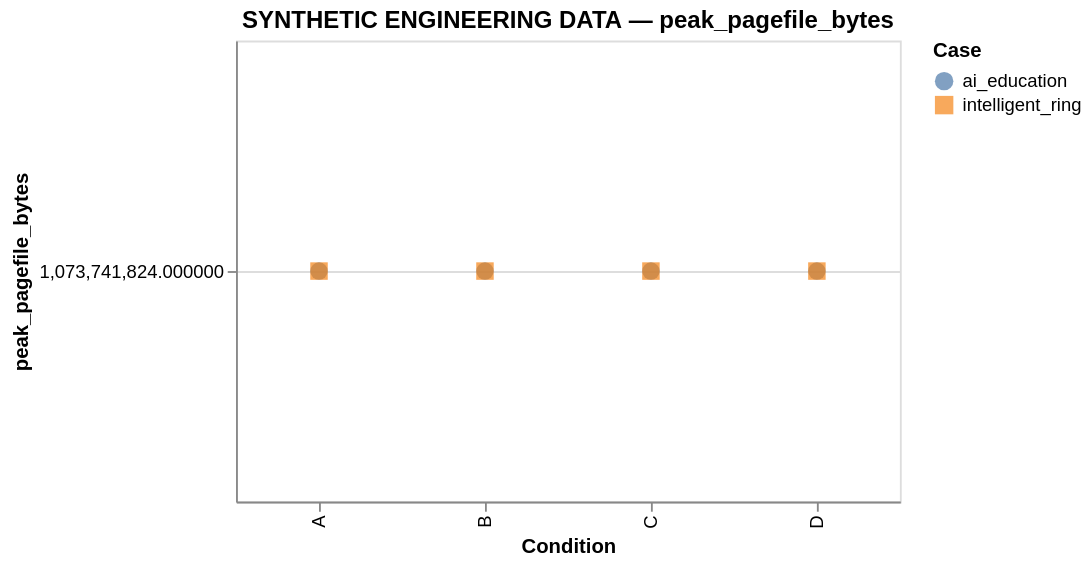

The Vega-Lite source for this figure:
### Vega-Lite specification from a JSON file in a GitHub repository (floating-point values rounded to 4 significant figures)
{"config": {"view": {"continuousWidth": 300, "continuousHeight": 300}}, "data": {"values": [{"case_id": "ai_education", "condition": "A", "value": 1073741824}, {"case_id": "ai_education", "condition": "D", "value": 1073741824}, {"case_id": "ai_education", "condition": "B", "value": 1073741824}, {"case_id": "ai_education", "condition": "C", "value": 1073741824}, {"case_id": "intelligent_ring", "condition": "C", "value": 1073741824}, {"case_id": "intelligent_ring", "condition": "B", "value": 1073741824}, {"case_id": "intelligent_ring", "condition": "D", "value": 1073741824}, {"case_id": "intelligent_ring", "condition": "A", "value": 1073741824}]}, "mark": {"type": "point", "filled": true, "size": 90}, "encoding": {"color": {"field": "case_id", "title": "Case", "type": "nominal"}, "shape": {"field": "case_id", "type": "nominal"}, "tooltip": [{"field": "case_id", "type": "nominal"}, {"field": "condition", "type": "nominal"}, {"field": "value", "type": "quantitative"}], "x": {"field": "condition", "sort": ["A", "B", "C", "D"], "title": "Condition", "type": "nominal"}, "y": {"field": "value", "scale": {"zero": false}, "title": "peak_pagefile_bytes", "type": "quantitative"}}, "height": 250, "title": "SYNTHETIC ENGINEERING DATA — peak_pagefile_bytes", "width": 360, "$schema": "https://vega.github.io/schema/vega-lite/v6.4.1.json"}
